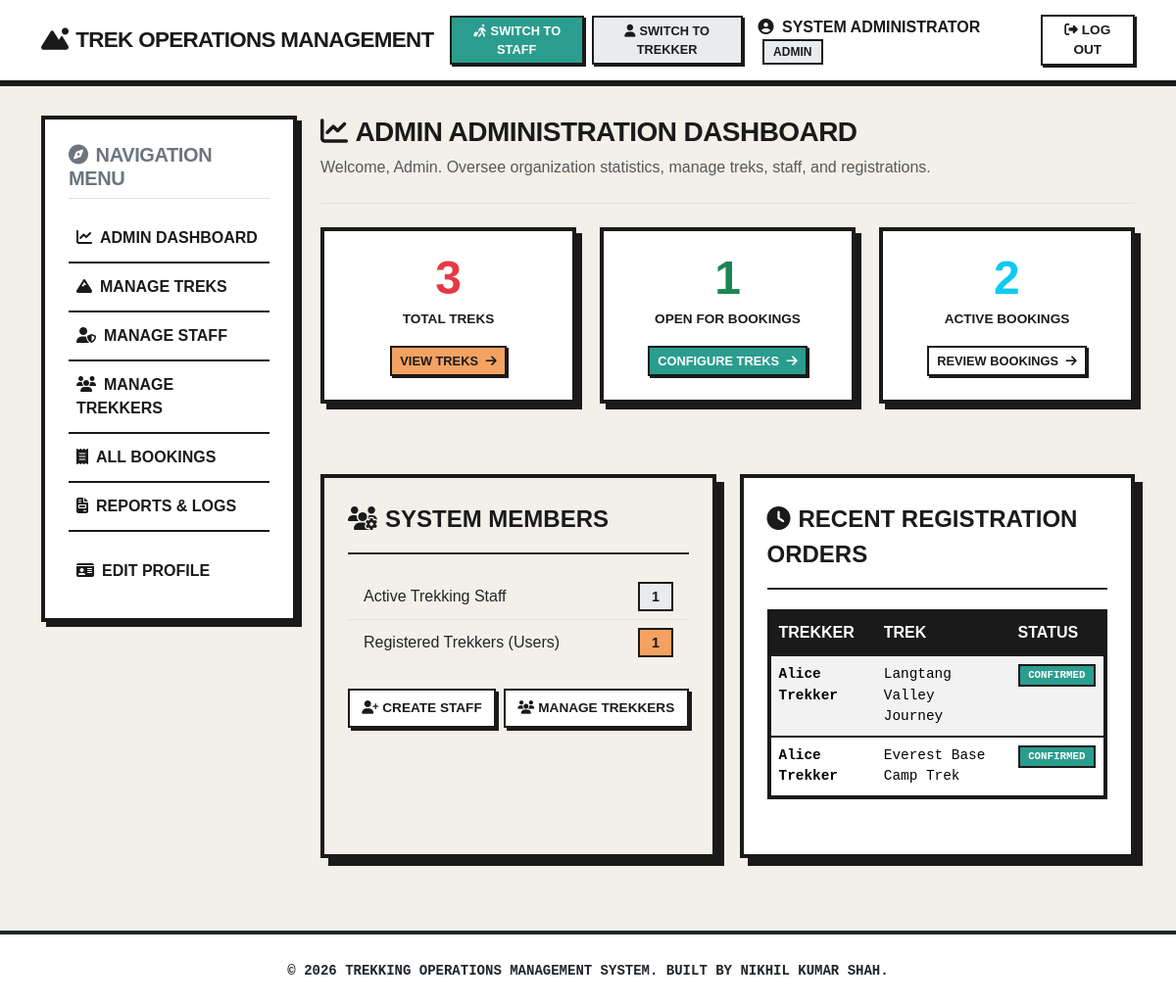
The page /admin/dashboard (signed in) on the database its author committed.
### app/models/user.py (models this page shows, shortened)
class User(UserMixin, db.Model):
    __tablename__ = 'users'
    id = db.Column(db.Integer, primary_key=True)
    full_name = db.Column(db.String(100), nullable=False)
    email = db.Column(db.String(120), unique=True, nullable=False)
    phone = db.Column(db.String(20), nullable=False)
    password_hash = db.Column(db.String(256), nullable=False)
    role = db.Column(db.String(20), nullable=False, default='user')  # roles: admin, staff, user
    blood_group = db.Column(db.String(5), nullable=True)
    medical_conditions = db.Column(db.Text, nullable=True)
    emergency_contact_name = db.Column(db.String(100), nullable=True)
    emergency_contact_phone = db.Column(db.String(20), nullable=True)
    profile_image = db.Column(db.String(200), nullable=True)
    is_blacklisted = db.Column(db.Boolean, default=False, nullable=False)
    is_active = db.Column(db.Boolean, default=True, nullable=False)
    created_at = db.Column(db.DateTime, default=datetime.utcnow, nullable=False)
    bookings = db.relationship('Booking', backref='trekker', lazy=True, cascade='all, delete-orphan')
    staff_assignments = db.relationship('TrekStaffAssignment', backref='staff', lazy=True, cascade='all, delete-orphan')
    notifications = db.relationship('Notification', backref='user', lazy=True, cascade='all, delete-orphan')

### app/models/booking.py (models this page shows)
class Booking(db.Model):
    __tablename__ = 'bookings'
    id = db.Column(db.Integer, primary_key=True)
    user_id = db.Column(db.Integer, db.ForeignKey('users.id'), nullable=False)
    trek_id = db.Column(db.Integer, db.ForeignKey('treks.id'), nullable=False)
    booking_date = db.Column(db.DateTime, default=datetime.utcnow, nullable=False)
    booking_status = db.Column(db.String(20), default='Booked', nullable=False)
    payment_status = db.Column(db.String(20), default='Pending', nullable=False)
    checked_in = db.Column(db.Boolean, default=False, nullable=False)
    special_requests = db.Column(db.Text, nullable=True)
    attendance_records = db.relationship('TrekAttendance', backref='booking', lazy=True, cascade='all, delete-orphan')
    certificates = db.relationship('TrekCertificate', backref='booking', lazy=True, cascade='all, delete-orphan')

### app/models/trek.py (models this page shows, shortened)
class Trek(db.Model):
    __tablename__ = 'treks'
    id = db.Column(db.Integer, primary_key=True)
    title = db.Column(db.String(100), nullable=False)
    location = db.Column(db.String(100), nullable=False)
    altitude = db.Column(db.Integer, nullable=False)  # in meters
    difficulty_level = db.Column(db.String(20), nullable=False)  # Easy, Moderate, Hard
    duration_days = db.Column(db.Integer, nullable=False)
    description = db.Column(db.Text, nullable=False)
    max_slots = db.Column(db.Integer, nullable=False)
    available_slots = db.Column(db.Integer, nullable=False)
    start_date = db.Column(db.Date, nullable=False)
    end_date = db.Column(db.Date, nullable=False)
    meeting_point = db.Column(db.String(150), nullable=False)
    trek_status = db.Column(db.String(30), default='Open', nullable=False)
    created_by = db.Column(db.Integer, db.ForeignKey('users.id'), nullable=False)
    created_at = db.Column(db.DateTime, default=datetime.utcnow, nullable=False)
    bookings = db.relationship('Booking', backref='trek', lazy=True, cascade='all, delete-orphan')
    staff_assignments = db.relationship('TrekStaffAssignment', backref='trek', lazy=True, cascade='all, delete-orphan')
    status_logs = db.relationship('TrekStatusLog', backref='trek', lazy=True, cascade='all, delete-orphan')

### app/routes/admin_routes.py (the view)
@admin_bp.route('/dashboard')
@login_required
@role_required('admin')
def dashboard():
    total_treks = Trek.query.count()
    open_treks = Trek.query.filter_by(trek_status='Open').count()
    total_bookings = Booking.query.filter_by(booking_status='Booked').count()
    total_staff = User.query.filter_by(role='staff').count()
    total_users = User.query.filter_by(role='user').count()
    recent_bookings = Booking.query.order_by(Booking.booking_date.desc()).limit(5).all()
    return render_template(
        'admin/dashboard.html',
        total_treks=total_treks,
        open_treks=open_treks,
        total_bookings=total_bookings,
        total_staff=total_staff,
        total_users=total_users,
        recent_bookings=recent_bookings
    )

### app/templates/admin/dashboard.html (shortened to what this page needs)
{% extends "base.html" %}
{% block content %}
<div class="mb-4 pb-2 border-bottom">
    <h3><i class="fa-solid fa-chart-line me-2"></i>Admin Administration Dashboard</h3>
    <p class="text-muted">Welcome, Admin. Oversee organization statistics, manage treks, staff, and registrations.</p>
</div>
<div class="row mb-5">
    <div class="col-md-4 mb-4">
        <div class="metric-box">
            <div class="metric-num">{{ total_treks }}</div>
            <div class="metric-label">Total Treks</div>
            <div class="mt-3">
                <a href="{{ url_for('admin.list_treks') }}" class="brutalist-btn brutalist-btn-primary" style="padding: 0.25rem 0.5rem; font-size: 0.8rem; margin: 0; box-shadow: 2px 2px 0 var(--ui-border); border-width: 2px;">
                    View Treks <i class="fa-solid fa-arrow-right ms-1"></i>
                </a>
            </div>
        </div>
    </div>
    <div class="col-md-4 mb-4">
        <div class="metric-box">
            <div class="metric-num text-success">{{ open_treks }}</div>
            <div class="metric-label">Open for Bookings</div>
            <div class="mt-3">
                <a href="{{ url_for('admin.list_treks') }}" class="brutalist-btn brutalist-btn-success" style="padding: 0.25rem 0.5rem; font-size: 0.8rem; margin: 0; box-shadow: 2px 2px 0 var(--ui-border); border-width: 2px;">
                    Configure Treks <i class="fa-solid fa-arrow-right ms-1"></i>
                </a>
            </div>
        </div>
    </div>
    <div class="col-md-4 mb-4">
        <div class="metric-box">
            <div class="metric-num text-info">{{ total_bookings }}</div>
            <div class="metric-label">Active Bookings</div>
            <div class="mt-3">
                <a href="{{ url_for('admin.list_bookings') }}" class="brutalist-btn brutalist-btn-secondary" style="padding: 0.25rem 0.5rem; font-size: 0.8rem; margin: 0; box-shadow: 2px 2px 0 var(--ui-border); border-width: 2px; background-color: #ffffff;">
                    Review Bookings <i class="fa-solid fa-arrow-right ms-1"></i>
                </a>
            </div>
        </div>
    </div>
</div>
<div class="row">
    <div class="col-md-6 mb-4">
        <div class="brutalist-card brutalist-card--beige h-100">
            <div class="brutalist-card__header border-dark">
                <span class="brutalist-card__alert"><i class="fa-solid fa-users-gear me-2"></i>System Members</span>
            </div>
            <div class="mt-3">
                <ul class="list-group list-group-flush">
                    <li class="list-group-item d-flex justify-content-between align-items-center" style="background-color: transparent !important;">
                        Active Trekking Staff
                        <span class="badge bg-secondary font-weight-bold" style="font-size: 0.9rem; border-color: var(--ui-border);">{{ total_staff }}</span>
                    </li>
                    <li class="list-group-item d-flex justify-content-between align-items-center" style="background-color: transparent !important;">
                        Registered Trekkers (Users)
                        <span class="badge bg-primary font-weight-bold text-dark" style="font-size: 0.9rem; border-color: var(--ui-border);">{{ total_users }}</span>
                    </li>
                </ul>
                <div class="mt-4 d-flex gap-2">
                    <a href="{{ url_for('admin.create_staff') }}" class="brutalist-btn brutalist-btn-primary flex-fill" style="padding: 0.5rem; font-size: 0.85rem; text-align: center; margin: 0; box-shadow: 3px 3px 0 var(--ui-border); border-width: 2px; background-color: #ffffff; color: var(--ui-text);">
                        <i class="fa-solid fa-user-plus me-1"></i>Create Staff
                    </a>
                    <a href="{{ url_for('admin.list_users') }}" class="brutalist-btn brutalist-btn-secondary flex-fill" style="padding: 0.5rem; font-size: 0.85rem; text-align: center; margin: 0; box-shadow: 3px 3px 0 var(--ui-border); border-width: 2px; background-color: #ffffff; color: var(--ui-text);">
                        <i class="fa-solid fa-users me-1"></i>Manage Trekkers
                    </a>
                </div>
            </div>
        </div>
    </div>
    <div class="col-md-6 mb-4">
        <div class="brutalist-card h-100">
            <div class="brutalist-card__header border-dark">
                <span class="brutalist-card__alert"><i class="fa-solid fa-clock me-2"></i>Recent Registration Orders</span>
            </div>
            <div class="mt-3">
                {% if recent_bookings %}
                    <div class="table-responsive">
                        <table class="table table-hover table-striped mb-0">
                            <thead>
                                <tr>
                                    <th>Trekker</th>
                                    <th>Trek</th>
                                    <th>Status</th>
                                </tr>
                            </thead>
                            <tbody>
                                {% for booking in recent_bookings %}
                                    <tr>
                                        <td><strong>{{ booking.trekker.full_name }}</strong></td>
                                        <td>{{ booking.trek.title }}</td>
                                        <td>
                                            {% if booking.booking_status == 'Booked' %}
                                                <span class="badge bg-success">Confirmed</span>
                                            {% else %}
                                                <span class="badge bg-danger">Cancelled</span>
                                            {% endif %}
                                        </td>
                                    </tr>
                                {% endfor %}
                            </tbody>
                        </table>
                    </div>
                {% else %}
                    <div class="p-4 text-center text-muted">
                        No registrations recorded in the system.
                    </div>
                {% endif %}
            </div>
        </div>
    </div>
</div>
{% endblock %}

### app/templates/partials/navbar.html (shortened to what this page needs)
<nav class="navbar navbar-expand-lg navbar-light bg-white">
    <div class="container">
        <a class="navbar-brand" href="/">
            <i class="fa-solid fa-mountain-sun me-2"></i>Trek Operations Management
        </a>
        <div class="collapse navbar-collapse" id="navbarNav">
            <ul class="navbar-nav ms-auto align-items-center">
                {% if current_user.is_authenticated %}
                    {% if current_user.role != 'staff' %}
                        <li class="nav-item">
                            <a class="brutalist-btn brutalist-btn-success me-2" style="padding: 0.25rem 0.5rem; font-size: 0.8rem; margin: 0; box-shadow: 2px 2px 0 var(--ui-border); border-width: 2px;" href="{{ url_for('auth.switch_role', role='staff') }}">
                                <i class="fa-solid fa-person-walking-luggage me-1"></i>Switch to Staff
                            </a>
                        </li>
                    {% endif %}
                    {% if current_user.role != 'user' %}
                        <li class="nav-item">
                            <a class="brutalist-btn brutalist-btn-secondary me-2" style="padding: 0.25rem 0.5rem; font-size: 0.8rem; margin: 0; box-shadow: 2px 2px 0 var(--ui-border); border-width: 2px;" href="{{ url_for('auth.switch_role', role='user') }}">
                                <i class="fa-solid fa-user me-1"></i>Switch to Trekker
                            </a>
                        </li>
                    {% endif %}
                    <li class="nav-item">
                        <span class="nav-link text-dark me-3">
                            <i class="fa-solid fa-user-circle me-1"></i>
                            {{ current_user.full_name }}
                            <span class="badge bg-secondary ms-1 text-uppercase" style="font-size: 0.75rem;">
                                {{ current_user.role }}
                            </span>
                        </span>
                    </li>
                    <li class="nav-item">
                        <a class="brutalist-btn" style="padding: 0.25rem 0.75rem; font-size: 0.85rem; margin: 0; box-shadow: 2px 2px 0 var(--ui-border); border-width: 2px;" href="{{ url_for('auth.logout') }}">
                            <i class="fa-solid fa-right-from-bracket me-1"></i>Log Out
                        </a>
                    </li>
                {% endif %}
            </ul>
        </div>
    </div>
</nav>

### rows shown on the page
User: full_name "SYSTEM ADMINISTRATOR", role "ADMIN"
Booking: trekker.full_name "Alice Trekker", trek "Langtang Valley Journey", booking_status "CONFIRMED"
Booking: trekker.full_name "Alice Trekker", trek "Everest Base Camp Trek", booking_status "CONFIRMED"

### other values the page prints
{{ total_treks }} "3"
{{ open_treks }} "1"
{{ total_bookings }} "2"
{{ total_staff }} "1"
{{ total_users }} "1"
